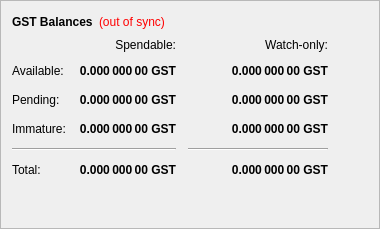
        <widget class="QFrame" name="frame">
         <property name="frameShape">
          <enum>QFrame::StyledPanel</enum>
         </property>
         <property name="frameShadow">
          <enum>QFrame::Raised</enum>
         </property>
         <layout class="QVBoxLayout" name="verticalLayout_4">
          <item>
           <layout class="QHBoxLayout" name="horizontalLayout_4">
            <item>
             <widget class="QLabel" name="label_5">
              <property name="font">
               <font>
                <weight>75</weight>
                <bold>true</bold>
               </font>
              </property>
              <property name="text">
               <string>GST Balances</string>
              </property>
             </widget>
            </item>
            <item>
             <widget class="QLabel" name="labelWalletStatus">
              <property name="cursor">
               <cursorShape>WhatsThisCursor</cursorShape>
              </property>
              <property name="toolTip">
               <string>The displayed information may be out of date. Your wallet automatically synchronizes with the GHOST network after a connection is established, but this process has not completed yet.</string>
              </property>
              <property name="styleSheet">
               <string notr="true">QLabel { color: red; }</string>
              </property>
              <property name="text">
               <string notr="true">(out of sync)</string>
              </property>
              <property name="alignment">
               <set>Qt::AlignLeading|Qt::AlignLeft|Qt::AlignVCenter</set>
              </property>
             </widget>
            </item>
            <item>
             <spacer name="horizontalSpacer_3">
              <property name="orientation">
               <enum>Qt::Horizontal</enum>
              </property>
              <property name="sizeHint" stdset="0">
               <size>
                <width>40</width>
                <height>20</height>
               </size>
              </property>
             </spacer>
            </item>
           </layout>
          </item>
          <item>
           <layout class="QGridLayout" name="gridLayout">
            <property name="spacing">
             <number>12</number>
            </property>
            <item row="2" column="2">
             <widget class="QLabel" name="labelWatchPending">
              <property name="font">
               <font>
                <weight>75</weight>
                <bold>true</bold>
               </font>
              </property>
              <property name="cursor">
               <cursorShape>IBeamCursor</cursorShape>
              </property>
              <property name="toolTip">
               <string>Unconfirmed transactions to watch-only addresses</string>
              </property>
              <property name="text">
               <string notr="true">0.000 000 00 GST</string>
              </property>
              <property name="alignment">
               <set>Qt::AlignRight|Qt::AlignTrailing|Qt::AlignVCenter</set>
              </property>
              <property name="textInteractionFlags">
               <set>Qt::LinksAccessibleByMouse|Qt::TextSelectableByKeyboard|Qt::TextSelectableByMouse</set>
              </property>
             </widget>
            </item>
            <item row="2" column="1">
             <widget class="QLabel" name="labelUnconfirmed">
              <property name="font">
               <font>
                <weight>75</weight>
                <bold>true</bold>
               </font>
              </property>
              <property name="cursor">
               <cursorShape>IBeamCursor</cursorShape>
              </property>
              <property name="toolTip">
               <string>Total of transactions that have yet to be confirmed, and do not yet count toward the spendable balance</string>
              </property>
              <property name="text">
               <string notr="true">0.000 000 00 GST</string>
              </property>
              <property name="alignment">
               <set>Qt::AlignRight|Qt::AlignTrailing|Qt::AlignVCenter</set>
              </property>
              <property name="textInteractionFlags">
               <set>Qt::LinksAccessibleByMouse|Qt::TextSelectableByKeyboard|Qt::TextSelectableByMouse</set>
              </property>
             </widget>
            </item>
            <item row="3" column="2">
             <widget class="QLabel" name="labelWatchImmature">
              <property name="font">
               <font>
                <weight>75</weight>
                <bold>true</bold>
               </font>
              </property>
              <property name="cursor">
               <cursorShape>IBeamCursor</cursorShape>
              </property>
              <property name="toolTip">
               <string>Staked or masternode rewards in watch-only addresses that has not yet matured</string>
              </property>
              <property name="text">
               <string notr="true">0.000 000 00 GST</string>
              </property>
              <property name="alignment">
               <set>Qt::AlignRight|Qt::AlignTrailing|Qt::AlignVCenter</set>
              </property>
              <property name="textInteractionFlags">
               <set>Qt::LinksAccessibleByMouse|Qt::TextSelectableByKeyboard|Qt::TextSelectableByMouse</set>
              </property>
             </widget>
            </item>
            <item row="4" column="0" colspan="2">
             <widget class="Line" name="lineSpendableBalance">
              <property name="orientation">
               <enum>Qt::Horizontal</enum>
              </property>
             </widget>
            </item>
            <item row="4" column="2">
             <widget class="Line" name="lineWatchBalance">
              <property name="sizePolicy">
               <sizepolicy hsizetype="Preferred" vsizetype="Fixed">
                <horstretch>0</horstretch>
                <verstretch>0</verstretch>
               </sizepolicy>
              </property>
              <property name="minimumSize">
               <size>
                <width>140</width>
                <height>0</height>
               </size>
              </property>
              <property name="orientation">
               <enum>Qt::Horizontal</enum>
              </property>
             </widget>
            </item>
            <item row="5" column="0">
             <widget class="QLabel" name="labelTotalText">
              <property name="text">
               <string>Total:</string>
              </property>
             </widget>
            </item>
            <item row="3" column="1">
             <widget class="QLabel" name="labelImmature">
              <property name="font">
               <font>
                <weight>75</weight>
                <bold>true</bold>
               </font>
              </property>
              <property name="cursor">
               <cursorShape>IBeamCursor</cursorShape>
              </property>
              <property name="toolTip">
               <string>Staked or masternode rewards that has not yet matured</string>
              </property>
              <property name="text">
               <string notr="true">0.000 000 00 GST</string>
              </property>
              <property name="alignment">
               <set>Qt::AlignRight|Qt::AlignTrailing|Qt::AlignVCenter</set>
              </property>
              <property name="textInteractionFlags">
               <set>Qt::LinksAccessibleByMouse|Qt::TextSelectableByKeyboard|Qt::TextSelectableByMouse</set>
              </property>
             </widget>
            </item>
            <item row="2" column="3">
             <spacer name="horizontalSpacer_2">
              <property name="orientation">
               <enum>Qt::Horizontal</enum>
              </property>
              <property name="sizeHint" stdset="0">
               <size>
                <width>40</width>
                <height>20</height>
               </size>
              </property>
             </spacer>
            </item>
            <item row="3" column="0">
             <widget class="QLabel" name="labelImmatureText">
              <property name="text">
               <string>Immature:</string>
              </property>
             </widget>
            </item>
            <item row="5" column="1">
             <widget class="QLabel" name="labelTotal">
              <property name="font">
               <font>
                <weight>75</weight>
                <bold>true</bold>
               </font>
              </property>
              <property name="cursor">
               <cursorShape>IBeamCursor</cursorShape>
              </property>
              <property name="toolTip">
               <string>Your current total balance</string>
              </property>
              <property name="text">
               <string notr="true">0.000 000 00 GST</string>
              </property>
              <property name="alignment">
               <set>Qt::AlignRight|Qt::AlignTrailing|Qt::AlignVCenter</set>
              </property>
              <property name="textInteractionFlags">
               <set>Qt::LinksAccessibleByMouse|Qt::TextSelectableByKeyboard|Qt::TextSelectableByMouse</set>
              </property>
             </widget>
            </item>
            <item row="5" column="2">
             <widget class="QLabel" name="labelWatchTotal">
              <property name="font">
               <font>
                <weight>75</weight>
                <bold>true</bold>
               </font>
              </property>
              <property name="cursor">
               <cursorShape>IBeamCursor</cursorShape>
              </property>
              <property name="toolTip">
               <string>Current total balance in watch-only addresses</string>
              </property>
              <property name="text">
               <string notr="true">0.000 000 00 GST</string>
              </property>
              <property name="alignment">
               <set>Qt::AlignRight|Qt::AlignTrailing|Qt::AlignVCenter</set>
              </property>
              <property name="textInteractionFlags">
               <set>Qt::LinksAccessibleByMouse|Qt::TextSelectableByKeyboard|Qt::TextSelectableByMouse</set>
              </property>
             </widget>
            </item>
            <item row="0" column="2">
             <widget class="QLabel" name="labelWatchonly">
              <property name="text">
               <string>Watch-only:</string>
              </property>
              <property name="alignment">
               <set>Qt::AlignRight|Qt::AlignTrailing|Qt::AlignVCenter</set>
              </property>
             </widget>
            </item>
            <item row="1" column="0">
             <widget class="QLabel" name="labelBalanceText">
              <property name="text">
               <string>Available:</string>
              </property>
             </widget>
            </item>
            <item row="1" column="1">
             <widget class="QLabel" name="labelBalance">
              <property name="font">
               <font>
                <weight>75</weight>
                <bold>true</bold>
               </font>
              </property>
              <property name="cursor">
               <cursorShape>IBeamCursor</cursorShape>
              </property>
              <property name="toolTip">
               <string>Your current spendable balance</string>
              </property>
              <property name="text">
               <string notr="true">0.000 000 00 GST</string>
              </property>
              <property name="alignment">
               <set>Qt::AlignRight|Qt::AlignTrailing|Qt::AlignVCenter</set>
              </property>
              <property name="textInteractionFlags">
               <set>Qt::LinksAccessibleByMouse|Qt::TextSelectableByKeyboard|Qt::TextSelectableByMouse</set>
              </property>
             </widget>
            </item>
            <item row="1" column="2">
             <widget class="QLabel" name="labelWatchAvailable">
              <property name="font">
               <font>
                <weight>75</weight>
                <bold>true</bold>
               </font>
              </property>
              <property name="cursor">
               <cursorShape>IBeamCursor</cursorShape>
              </property>
              <property name="toolTip">
               <string>Your current balance in watch-only addresses</string>
              </property>
              <property name="text">
               <string notr="true">0.000 000 00 GST</string>
              </property>
              <property name="alignment">
               <set>Qt::AlignRight|Qt::AlignTrailing|Qt::AlignVCenter</set>
              </property>
              <property name="textInteractionFlags">
               <set>Qt::LinksAccessibleByMouse|Qt::TextSelectableByKeyboard|Qt::TextSelectableByMouse</set>
              </property>
             </widget>
            </item>
            <item row="2" column="0">
             <widget class="QLabel" name="labelPendingText">
              <property name="text">
               <string>Pending:</string>
              </property>
             </widget>
            </item>
            <item row="0" column="1">
             <widget class="QLabel" name="labelSpendable">
              <property name="text">
               <string>Spendable:</string>
              </property>
              <property name="alignment">
               <set>Qt::AlignRight|Qt::AlignTrailing|Qt::AlignVCenter</set>
              </property>
             </widget>
            </item>
           </layout>
          </item>
          <item>
           <spacer name="verticalSpacer_4">
            <property name="orientation">
             <enum>Qt::Vertical</enum>
            </property>
            <property name="sizeHint" stdset="0">
             <size>
              <width>20</width>
              <height>40</height>
             </size>
            </property>
           </spacer>
          </item>
         </layout>
        </widget>
